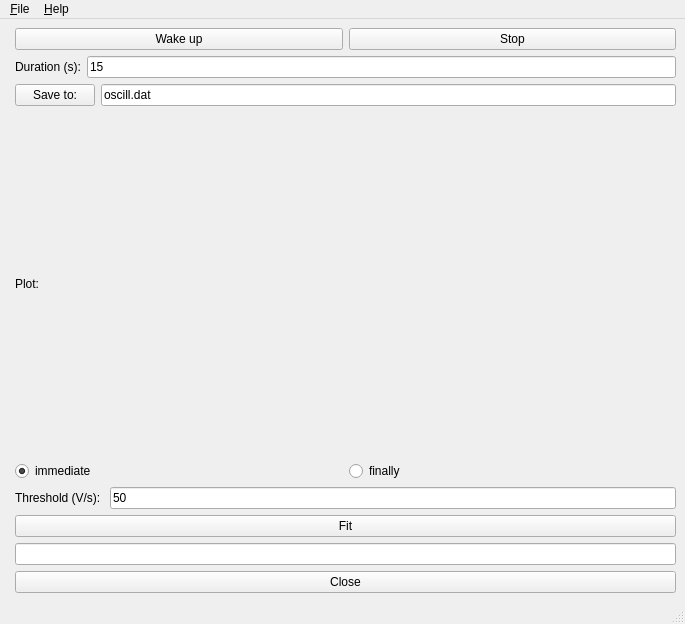
<?xml version="1.0" encoding="UTF-8"?>
<ui version="4.0">
 <class>MainWindow</class>
 <widget class="QMainWindow" name="MainWindow">
  <property name="geometry">
   <rect>
    <x>0</x>
    <y>0</y>
    <width>685</width>
    <height>624</height>
   </rect>
  </property>
  <property name="windowTitle">
   <string>MainWindow</string>
  </property>
  <widget class="QWidget" name="centralwidget">
   <layout class="QHBoxLayout" name="horizontalLayout_2">
    <item>
     <widget class="QwtPlot" name="qwtPlot">
      <property name="autoReplot">
       <bool>true</bool>
      </property>
     </widget>
    </item>
    <item>
     <layout class="QVBoxLayout" name="verticalLayout">
      <item>
       <layout class="QHBoxLayout" name="horizontalLayout">
        <item>
         <widget class="QPushButton" name="wakeUpButton">
          <property name="toolTip">
           <string>Prepares the experiment, which will start upon a quick voltage change</string>
          </property>
          <property name="text">
           <string>Wake up</string>
          </property>
         </widget>
        </item>
        <item>
         <widget class="QPushButton" name="stopButton">
          <property name="toolTip">
           <string>Stopthe record immediately</string>
          </property>
          <property name="text">
           <string>Stop</string>
          </property>
         </widget>
        </item>
       </layout>
      </item>
      <item>
       <layout class="QHBoxLayout" name="horizontalLayout_4">
        <item>
         <widget class="QLabel" name="label">
          <property name="toolTip">
           <string>How long must we gather data?</string>
          </property>
          <property name="text">
           <string>Duration (s):</string>
          </property>
         </widget>
        </item>
        <item>
         <widget class="QLineEdit" name="durationEdit">
          <property name="toolTip">
           <string>How long must we gather data?</string>
          </property>
          <property name="text">
           <string>15</string>
          </property>
         </widget>
        </item>
       </layout>
      </item>
      <item>
       <layout class="QHBoxLayout" name="horizontalLayout_5">
        <item>
         <widget class="QPushButton" name="saveButton">
          <property name="toolTip">
           <string>Where should we store the data?</string>
          </property>
          <property name="text">
           <string>Save to:</string>
          </property>
         </widget>
        </item>
        <item>
         <widget class="QLineEdit" name="fileNameEdit">
          <property name="toolTip">
           <string>Where should we store the data?</string>
          </property>
          <property name="text">
           <string>oscill.dat</string>
          </property>
         </widget>
        </item>
       </layout>
      </item>
      <item>
       <widget class="QLabel" name="label_3">
        <property name="text">
         <string>Plot:</string>
        </property>
       </widget>
      </item>
      <item>
       <layout class="QHBoxLayout" name="horizontalLayout_6">
        <item>
         <widget class="QRadioButton" name="immediateButton">
          <property name="toolTip">
           <string>The plot is refreshed during the experiment</string>
          </property>
          <property name="text">
           <string>immediate</string>
          </property>
          <property name="checked">
           <bool>true</bool>
          </property>
         </widget>
        </item>
        <item>
         <widget class="QRadioButton" name="finalButton">
          <property name="toolTip">
           <string>The plot appears after the end of the experiment</string>
          </property>
          <property name="text">
           <string>finally</string>
          </property>
         </widget>
        </item>
       </layout>
      </item>
      <item>
       <layout class="QHBoxLayout" name="horizontalLayout_7">
        <item>
         <widget class="QLabel" name="label_4">
          <property name="toolTip">
           <string>voltage variation to trigger the record</string>
          </property>
          <property name="text">
           <string>Threshold (V/s): </string>
          </property>
         </widget>
        </item>
        <item>
         <widget class="QLineEdit" name="thresholdEdit">
          <property name="toolTip">
           <string>voltage variation to trigger the record</string>
          </property>
          <property name="text">
           <string>50</string>
          </property>
         </widget>
        </item>
       </layout>
      </item>
      <item>
       <widget class="QPushButton" name="fitButton">
        <property name="toolTip">
         <string>Compare with a mathematic model</string>
        </property>
        <property name="text">
         <string>Fit</string>
        </property>
       </widget>
      </item>
      <item>
       <widget class="QLineEdit" name="fitEdit">
        <property name="minimumSize">
         <size>
          <width>300</width>
          <height>0</height>
         </size>
        </property>
        <property name="toolTip">
         <string>Compare with a mathematic model</string>
        </property>
        <property name="readOnly">
         <bool>true</bool>
        </property>
       </widget>
      </item>
      <item>
       <widget class="QPushButton" name="closeButton">
        <property name="text">
         <string>Close</string>
        </property>
       </widget>
      </item>
     </layout>
    </item>
   </layout>
  </widget>
  <widget class="QMenuBar" name="menubar">
   <property name="geometry">
    <rect>
     <x>0</x>
     <y>0</y>
     <width>685</width>
     <height>30</height>
    </rect>
   </property>
   <widget class="QMenu" name="menu_File">
    <property name="title">
     <string>&amp;File</string>
    </property>
    <addaction name="action_Save_Ctrl_S"/>
    <addaction name="action_Quit_Ctrl_Q"/>
   </widget>
   <widget class="QMenu" name="menu_Help">
    <property name="title">
     <string>&amp;Help</string>
    </property>
    <addaction name="actionManual"/>
    <addaction name="actionAbout"/>
   </widget>
   <addaction name="menu_File"/>
   <addaction name="menu_Help"/>
  </widget>
  <widget class="QStatusBar" name="statusbar"/>
  <action name="action_Save_Ctrl_S">
   <property name="text">
    <string>&amp;Save (Ctrl+S)</string>
   </property>
   <property name="shortcut">
    <string>Ctrl+S</string>
   </property>
  </action>
  <action name="action_Quit_Ctrl_Q">
   <property name="text">
    <string>&amp;Quit (Ctrl+Q)</string>
   </property>
   <property name="shortcut">
    <string>Ctrl+Q</string>
   </property>
  </action>
  <action name="actionManual">
   <property name="text">
    <string>Manual</string>
   </property>
   <property name="shortcut">
    <string>F1</string>
   </property>
  </action>
  <action name="actionAbout">
   <property name="text">
    <string>About...</string>
   </property>
  </action>
 </widget>
 <customwidgets>
  <customwidget>
   <class>QwtPlot</class>
   <extends>QFrame</extends>
   <header>qwt_plot.h</header>
  </customwidget>
 </customwidgets>
 <resources/>
 <connections/>
</ui>
